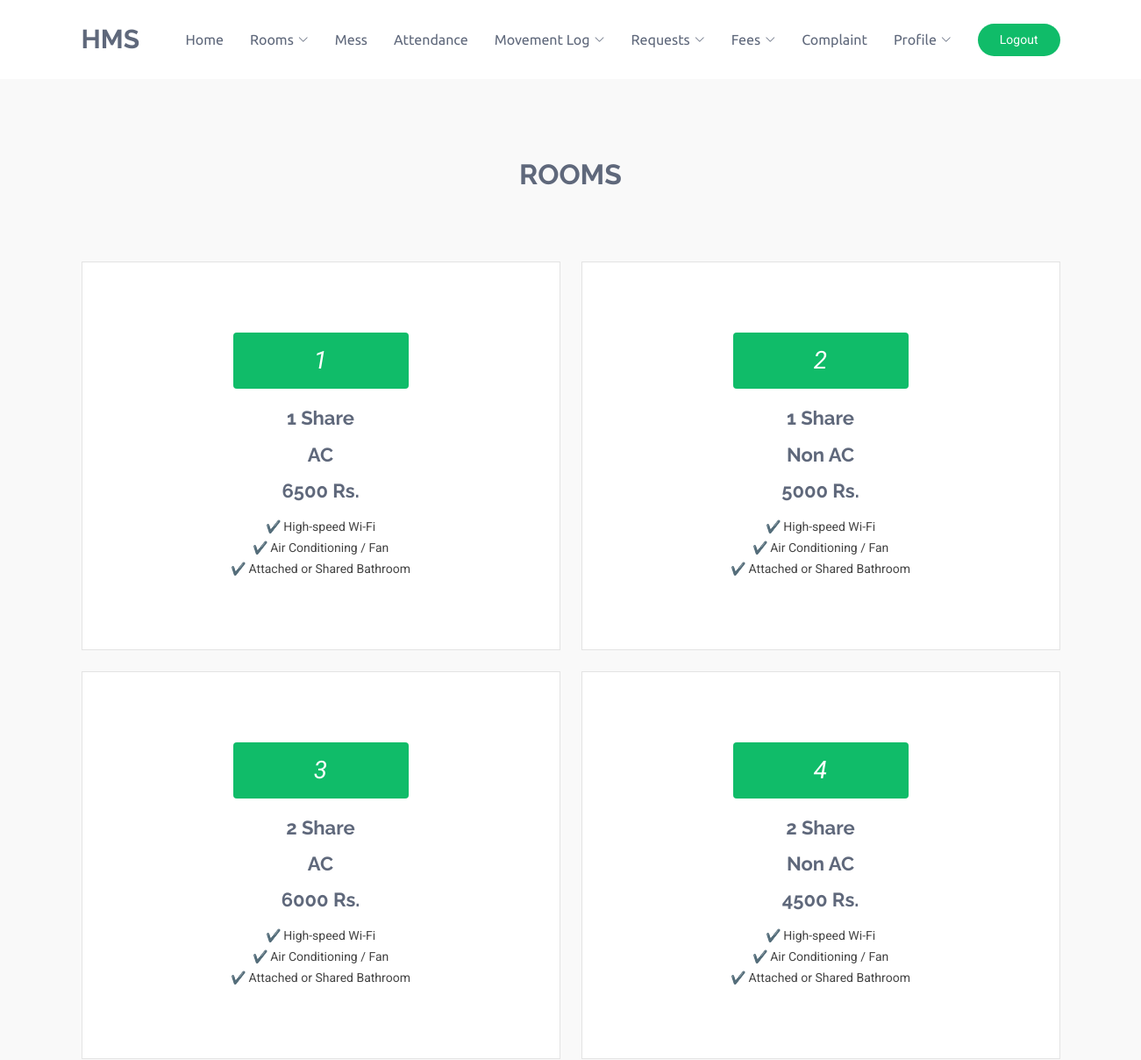
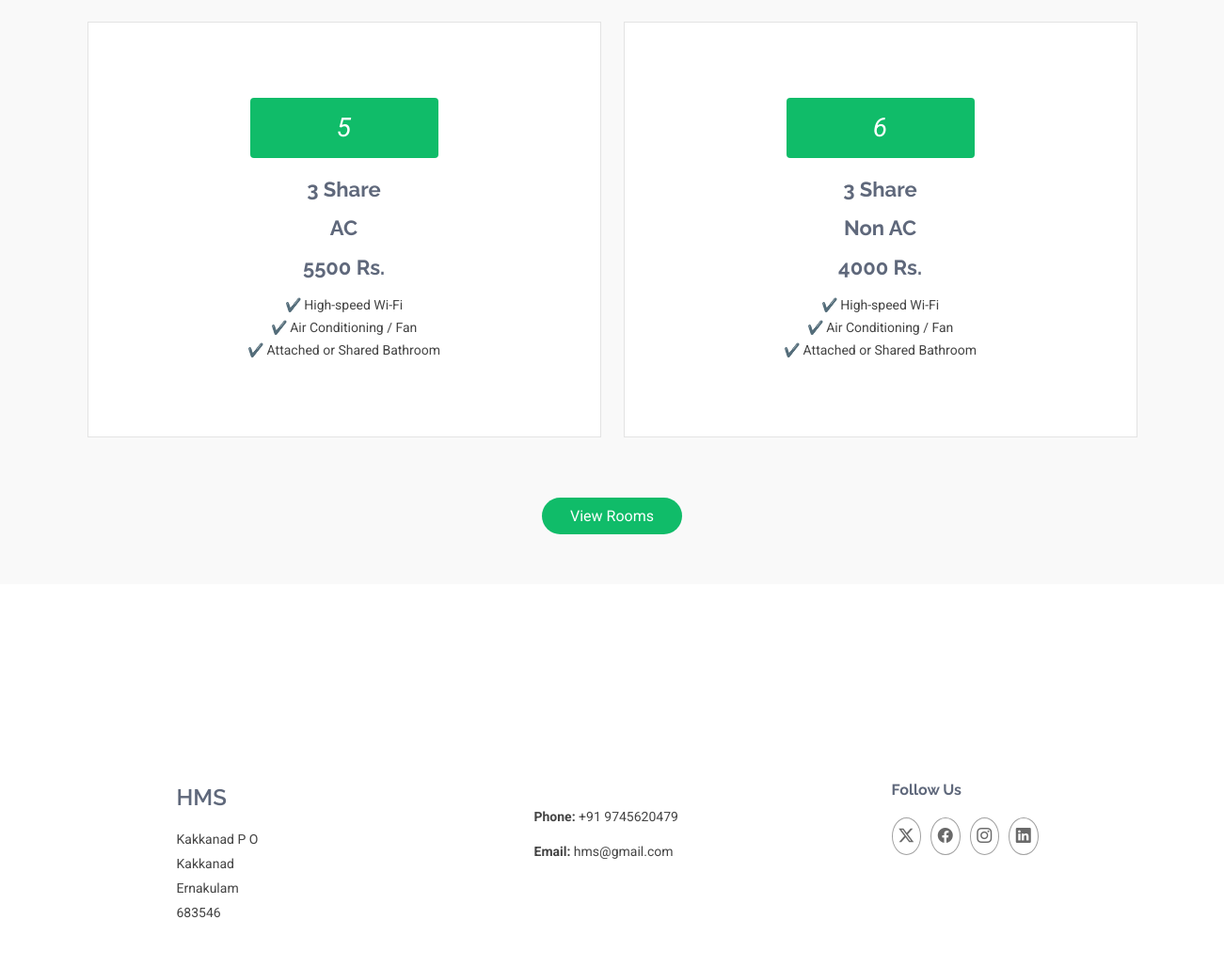
The app's page /Guest/basicRoomDetails.php (signed in) with its own data (2 pictures, top to bottom).
### tables this page shows
CREATE TABLE `tbl_roomtype` (
  `roomtype_id` int(11) NOT NULL,
  `room_share` int(11) NOT NULL,
  `room_type` int(11) NOT NULL,
  `room_amount` int(11) NOT NULL
);

### Guest/basicRoomDetails.php (the view, shortened to what this page needs)
<!DOCTYPE html>
<html lang="en">
<head>
  <link rel="stylesheet" href="https://cdnjs.cloudflare.com/ajax/libs/font-awesome/4.7.0/css/font-awesome.min.css">
  <link href="../Assets/Template/Student/vendor/bootstrap/css/bootstrap.min.css" rel="stylesheet">
  <link href="../Assets/Template/Student/vendor/bootstrap-icons/bootstrap-icons.css" rel="stylesheet">
  <link href="../Assets/Template/Student/vendor/aos/aos.css" rel="stylesheet">
  <link href="../Assets/Template/Student/vendor/glightbox/css/glightbox.min.css" rel="stylesheet">
  <link href="../Assets/Template/Student/vendor/swiper/swiper-bundle.min.css" rel="stylesheet">
  <link href="../Assets/Template/Student/css/main.css" rel="stylesheet">
</head>
<body class="index-page">
 <?php
 include("header.php");
 ?>
  <main class="main">
       <section id="services" class="services section light-background">
<div class="container section-title" data-aos="fade-up">
  <h2>Rooms</h2>
</div>
<div class="container">
  <div class="row gy-4">
    <?php
      include("../Assets/Connection/Connection.php");
      $sel="select * from tbl_roomtype";
      $row=$con->query($sel);
      $i=1;
      while($data=$row->fetch_assoc()){
        ?>
          <div class="col-lg-6 col-md-6" data-aos="fade-up" data-aos-delay="300">
            <div class="service-item position-relative">
              <div class="icon">
                <i ><?php echo $i;  ?></i>
              </div>
              <a href="" class="stretched-link">
              <h3><?php echo $data["room_share"]." Share" ?></h3>
              <h3><?php
              if($data["room_type"]==1){
                echo "AC";
              }
              if($data["room_type"]==2){
                echo "Non AC";
              } ?></h3>
                <h3><?php echo $data["room_amount"]." Rs." ?></h3>
              </a>
              <p>✔️ High-speed Wi-Fi</p>
              <p>✔️ Air Conditioning / Fan</p>
              <p>✔️ Attached or Shared Bathroom</p>
            </div>
          </div>
        <?php
        $i+=1;
      }
        ?>
</div>
<br><br><br>
<center>
<a class="button" href="viewRoomDetails.php">View Rooms</a>
</center>
</section>
  </main>
    <br><br><br><br>
<?php
 include("footer.php");
 ?>
</body>
</html>
</body>
</html>

### Assets/Template/Student/css/main.css (style rules this page uses)
:root { --default-font: "Roboto", system-ui, -apple-system, "Segoe UI", Roboto, "Helvetica Neue", Arial, "Noto Sans", "Liberation Sans", sans-serif, "Apple Color Emoji", "Segoe UI Emoji", "Segoe UI Symbol", "Noto Color Emoji"; --heading-font: "Raleway", sans-serif; --nav-font: "Ubuntu", sans-serif; }
:root { --background-color: #ffffff; --default-color: #444444; --heading-color: #5f687b; --accent-color: #10bc69; --surface-color: #ffffff; --contrast-color: #ffffff; }
:root { --nav-color: #5f687b; --nav-hover-color: #10bc69; --nav-mobile-background-color: #ffffff; --nav-dropdown-background-color: #ffffff; --nav-dropdown-color: #5f687b; --nav-dropdown-hover-color: #10bc69; }
.light-background { --background-color: #f9f9f9; --surface-color: #ffffff; }
:root { scroll-behavior: smooth; }
body { color: var(--default-color); background-color: var(--background-color); font-family: var(--default-font); }
a { color: var(--accent-color); text-decoration: none; transition: 0.3s; }
h1, h2, h3, h4, h5, h6 { color: var(--heading-color); font-family: var(--heading-font); }
section, .section { color: var(--default-color); background-color: var(--background-color); padding: 60px 0; scroll-margin-top: 100px; overflow: clip; }
.section-title { text-align: center; padding: 30px 0; margin-bottom: 30px; position: relative; }
.section-title h2 { font-size: 32px; font-weight: 700; text-transform: uppercase; margin-bottom: 20px; padding-bottom: 0; position: relative; z-index: 2; }
.services .service-item { background-color: var(--surface-color); text-align: center; border: 1px solid color-mix(in srgb, var(--default-color), transparent 85%); padding: 80px 20px; transition: border ease-in-out 0.3s; height: 100%; }
.services .service-item .icon { margin: 0 auto; width: 200px; height: 64px; background: var(--accent-color); border-radius: 4px; display: flex; align-items: center; justify-content: center; margin-bottom: 20px; transition: 0.3s; }
.services .service-item .icon i { color: var(--contrast-color); font-size: 28px; transition: ease-in-out 0.3s; }
.services .service-item h3 { font-weight: 700; margin: 10px 0 15px 0; font-size: 22px; transition: 0.3s; }
.services .service-item p { line-height: 24px; font-size: 14px; margin-bottom: 0; }

### Guest/basicRoomDetails.php (style rules this page uses)
input[type=submit],[type=reset],a.button { color: var(--contrast-color); background: var(--accent-color); border: 0; padding: 10px 30px; transition: 0.4s; border-radius: 50px; }

### records on screen
tbl_roomtype: room_share "1", room_type "AC", room_amount "6500"
tbl_roomtype: room_share "1", room_type "Non AC", room_amount "5000"
tbl_roomtype: room_share "2", room_type "AC", room_amount "6000"
tbl_roomtype: room_share "2", room_type "Non AC", room_amount "4500"
tbl_roomtype: room_share "3", room_type "AC", room_amount "5500"
tbl_roomtype: room_share "3", room_type "Non AC", room_amount "4000"
